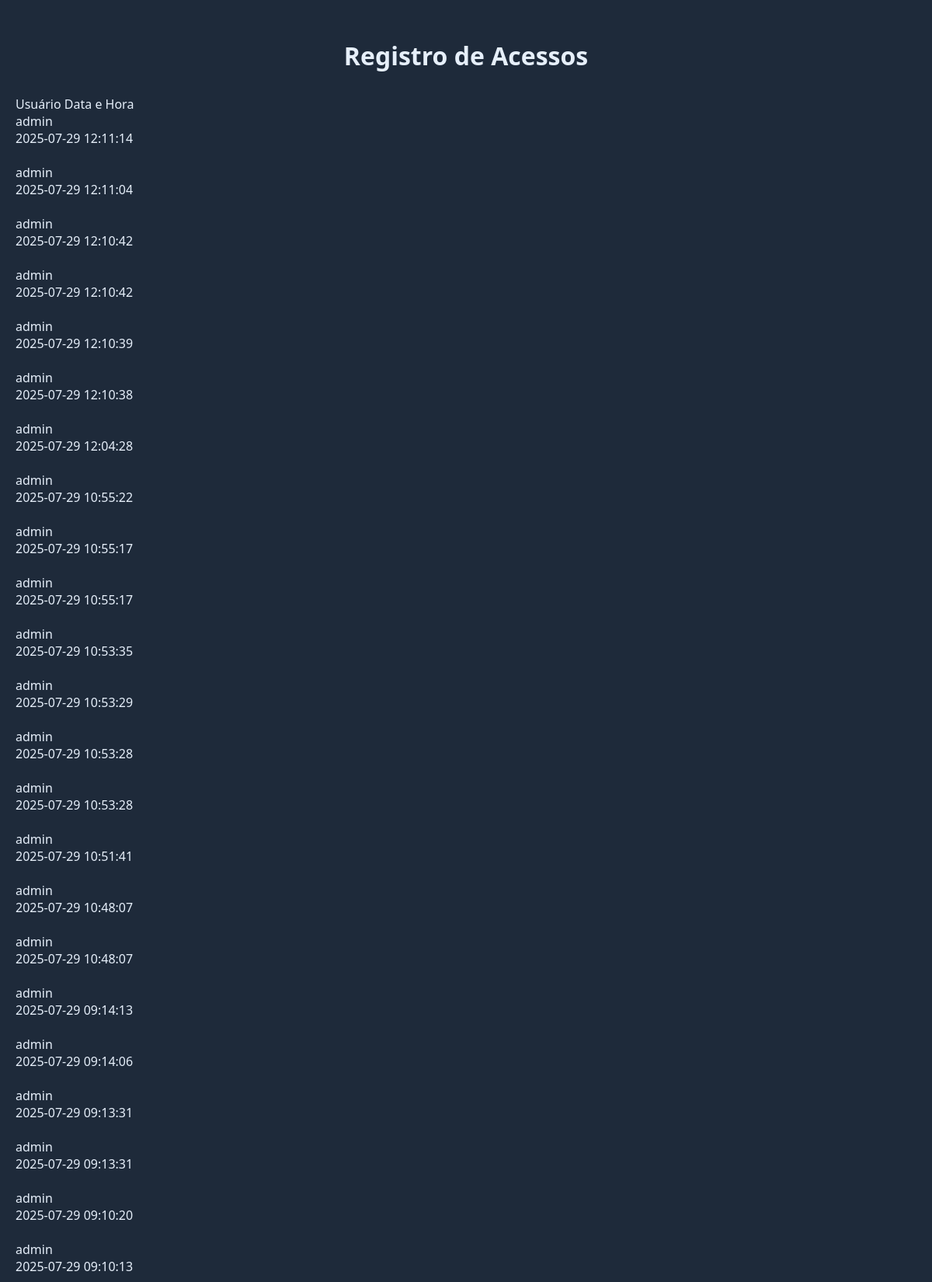
The page /consultas (upper part) on the database its author committed.
### tables this page shows
CREATE TABLE acessos(
              id INTEGER PRIMARY KEY AUTOINCREMENT,
              usuario TEXT NOT NULL,
              data_hora TEXT NOT NULL);

### myproject/banco.py (the view)
    def wrapper(*args, **kwargs):
        usuario = session.get('usuario_logado',None)
        if usuario:
            registrar_acesso(usuario)
        return func(*args, **kwargs)

### main.py (called while the page is built)
@app.before_request
def before_request():
    usuario = session.get('usuario_logado')
    if usuario and request.endpoint != 'static':
        registrar_acesso(usuario)

@app.route('/consultas', methods = ['GET'])
@middleware_registrar_acesso
def consultas():
    conn = conectar_db()
    cursor = conn.cursor()
    cursor.execute("SELECT usuario, data_hora FROM acessos ORDER BY data_hora DESC")
    acessos = cursor.fetchall()
    conn.close()
    return render_template('consultas.html', acessos=acessos)

### myproject/banco.py (called while the page is built)
def conectar_db():
    conectar = sqlite3.connect("cadastros.db")
    return conectar

def middleware_registrar_acesso(func):
    def wrapper(*args, **kwargs):
        usuario = session.get('usuario_logado',None)
        if usuario:
            registrar_acesso(usuario)
        return func(*args, **kwargs)
    return wrapper

### templates/consultas.html (shortened to what this page needs)
<!DOCTYPE html>
<html lang="pt-br">
<head>
    <link rel="stylesheet" type="text/css" href="{{ url_for('static', filename='consultas.css') }}">
</head>
<body>
    <h1>Registro de Acessos</h1>
        <thead>
            <tr>
                <th>Usuário</th>
                <th>Data e Hora</th>
            </tr>
        </thead>
        <tbody>
            {% for acesso in acessos %}
            <tr>
                <br><td>{{ acesso[0] }}</td><br>
                <td>{{ acesso[1] }}</td><br>
            </tr>
            {% endfor %}
        </tbody>
</body>
</html>

### static/consultas.css (style rules this page uses)
body { font-family: 'Segoe UI', Tahoma, Geneva, Verdana, sans-serif; background: #1E2A3A; color: var(--light); margin: 0; padding: 20px; min-height: 100vh; }
h1 { text-align: center; margin: 30px 0; color: var(--light); }

### static/cadastro.css (style rules this page uses)
:root { --primary: #0A0A0A; --primary-dark: #16213E; --primary-darker: #1E2A3A; --secondary: #7F7F7F; --light: #E6EFFA; --dark: #000000; --gray: #2B2B2B; --success: #00D2FF; --shadow: #1A2230; --accent: #2b548d; --accent-dark: #193e42; }
body { font-family: 'Segoe UI', Tahoma, Geneva, Verdana, sans-serif; background: #1E2A3A; color: var(--light); margin: 0; padding: 0; min-height: 100vh; }

### rows shown on the page
acessos: usuario "admin", data_hora "2025-07-29 12:11:14"
acessos: usuario "admin", data_hora "2025-07-29 12:11:04"
acessos: usuario "admin", data_hora "2025-07-29 12:10:42"
acessos: usuario "admin", data_hora "2025-07-29 12:10:42"
acessos: usuario "admin", data_hora "2025-07-29 12:10:39"
acessos: usuario "admin", data_hora "2025-07-29 12:10:38"
acessos: usuario "admin", data_hora "2025-07-29 12:04:28"
acessos: usuario "admin", data_hora "2025-07-29 10:55:22"
acessos: usuario "admin", data_hora "2025-07-29 10:55:17"
acessos: usuario "admin", data_hora "2025-07-29 10:55:17"
acessos: usuario "admin", data_hora "2025-07-29 10:53:35"
acessos: usuario "admin", data_hora "2025-07-29 10:53:29"
acessos: usuario "admin", data_hora "2025-07-29 10:53:28"
acessos: usuario "admin", data_hora "2025-07-29 10:53:28"
acessos: usuario "admin", data_hora "2025-07-29 10:51:41"
acessos: usuario "admin", data_hora "2025-07-29 10:48:07"
acessos: usuario "admin", data_hora "2025-07-29 10:48:07"
acessos: usuario "admin", data_hora "2025-07-29 09:14:13"
acessos: usuario "admin", data_hora "2025-07-29 09:14:06"
acessos: usuario "admin", data_hora "2025-07-29 09:13:31"
acessos: usuario "admin", data_hora "2025-07-29 09:13:31"
acessos: usuario "admin", data_hora "2025-07-29 09:10:20"
acessos: usuario "admin", data_hora "2025-07-29 09:10:13"
